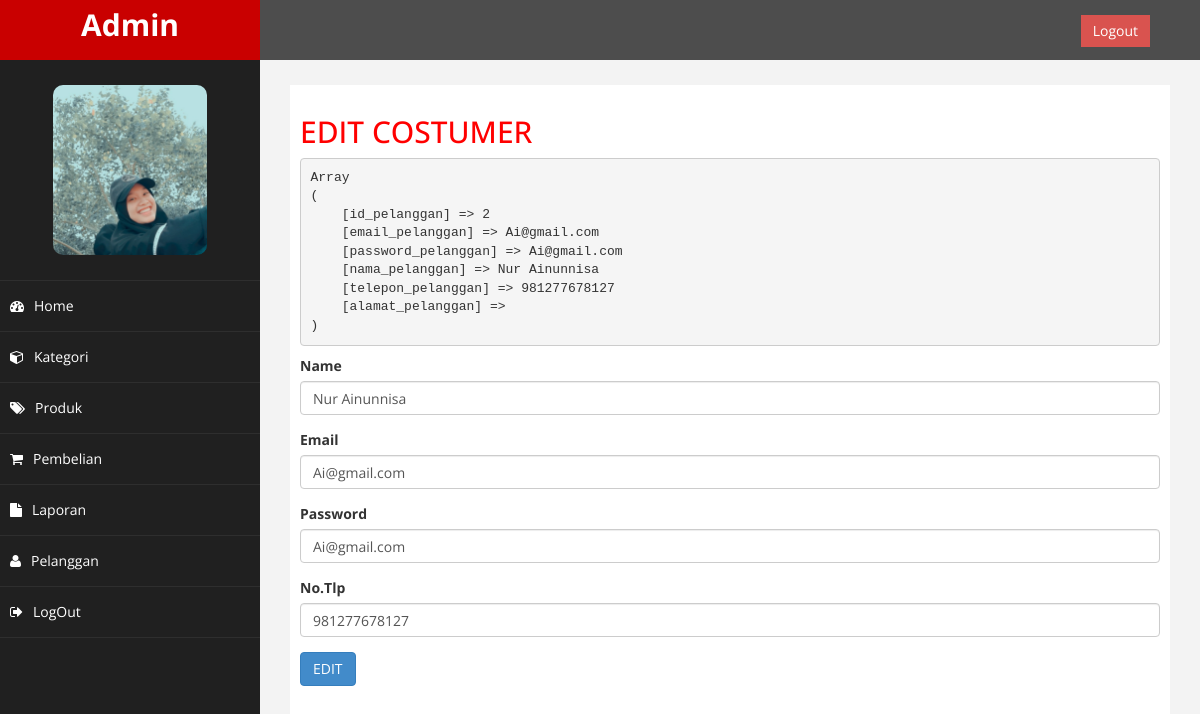
The page /admin/index.php?halaman=ubahpelanggan&id=2 (signed in) on the database its author committed.
### tables this page shows
CREATE TABLE `pelanggan` (
  `id_pelanggan` int(11) NOT NULL,
  `email_pelanggan` varchar(100) NOT NULL,
  `password_pelanggan` varchar(50) NOT NULL,
  `nama_pelanggan` varchar(100) NOT NULL,
  `telepon_pelanggan` varchar(25) NOT NULL,
  `alamat_pelanggan` text NOT NULL
);

### admin/ubahpelanggan.php (the view, shortened to what this page needs)
<h2>EDIT COSTUMER</h2>
<?php
$ambil=$koneksi->query("SELECT * FROM pelanggan WHERE id_pelanggan='$_GET[id]'");
$pecah=$ambil->fetch_assoc();
echo "<pre>";
print_r($pecah);
echo "</pre>";
?>
<form method="post" enctype="multipart/form-data">
    <div class="form-group">
        <label>Name</label>
        <input type="text" class="form-control" Name="nama" value="<?php echo $pecah['nama_pelanggan']?>">
    </div>
    <div class="form-group">
        <label>Email</label>
        <input type="text" class="form-control" Name="email" value="<?php echo $pecah['email_pelanggan']?>">
    </div>
    <div class="form-group">
        <label>Password</label>
        <input type="text" class="form-control" Name="password" value="<?php echo $pecah['password_pelanggan']?>">
    </div>
    <div class="form-group">
        <label>No.Tlp</label>
        <input type="text" class="form-control" Name="tlp" value="<?php echo $pecah['telepon_pelanggan']?>">
    </div>
    <button class="btn btn-primary" name="ubah">EDIT</button>
</form>

### admin/assets/css/custom.css (style rules this page uses)
body { font-family: 'Open Sans', sans-serif; }
h2 { color: #f00; }

### rows shown on the page
pelanggan: nama "Nur Ainunnisa", email "Ai@gmail.com", password "Ai@gmail.com", tlp "981277678127"
